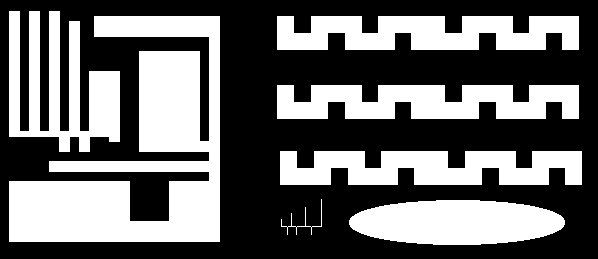
#> input picture ccl/ccl1.png, 598 x 259 px; the run also reads 1 picture not shown here
$ jupyter execute ccl.ipynb
#> lines starting #> are read from the running program, lines starting #| are printed output that depends on the picture; after the words box and inside, x2 and y2 are one past the last pixel; in counts of white or black regions, pixels touching at a corner belong together; long printed decimals are rounded
# Indeksacja. Prosta klasyfikacja obiektów.

## Cel ćwiczenia
- zapoznanie z dwuprzebiegowym algorytmem indeksacji (ang. *connected component labelling*):
- zapoznanie z prostą klasyfikacją obiektów z wykorzystaniem współczynników kształtu,
- zadanie domowe: zmodyfikowana indeksacja dwuprzebiegowa i indeksacja jednoprzebiegowa.

## Indeksacja

Większość dotychczas poznanych i wykorzystywanych algorytmów przetwarzania obrazu wykonywała operacje na całym obrazie (lub co najwyżej dokonywany był podział obiekt/obiekty - tło (np. różne metody segmentacji)).

Patrząc na poniższny rysunek człowiek widzi dwa kwadraty.

Dla automatycznego systemu analizy i rozpoznawania obrazów przejście od etapu obiekty/tło do wyróżnienia dwóch kwadratów nie jest takie oczywiste i wymaga zastosowania jakieś formy indeksacji - czyli przypisania każdemu z pikseli uznanych za należące do obiektów (tu białych) jakieś etykiety (w naszym przypadku będą to dwie etykiety, ew. dodatkowa oznaczająca tło).

W tej części ćwiczenia zaprezentowany zostanie tzw. dwuprzebiegowy algorytm indeksacji (ang. *two-pass connected component labelling*).
Jego nazwa związana jest z koniecznością wykonania dwukrotnego odwiedzenia każdego z pikseli obrazu (dwie pętle/iteracje po obrazie).
Istnieją również tzw. jednoprzebiegowe algorytmy indeksacji.

## Opis algorytmu

- Na wejściu mamy obraz po binaryzacji - zakładamy, że piksele białe ('1', '255') należą do obiektów, tło jest czarne.

- W pierwszej iteracji obraz analizujemy linia po linii, od lewej do prawej, aż do napotkania pierwszego piksela o wartości różnej od '0'.
  W tej sytuacji dokonujemy analizy otoczenia piksela:


  gdzie: **X**  rozważany piksel, **A,B,C,D** - sąsiedzi z otoczenia.
  Uwaga. W przykładzie pokazano tzw. sąsiedztwo 8-elementowe.
  Niekiedy stosuje się również wersję 4-elementową (praktycznie bardzo rzadko).
  Wtedy analizie podlegałyby by tylko piksele **B** i **D**.

- Możliwe są następujące przypadki dla otoczenia __A,B,C,D__:
    - (a) wszystkie należą do tła __A,B,C,D == 0__.
      Wtedy znaleziony piksel __X__ należy do nowego obiektu - nadajemy mu zatem etykietę __L+1__ __X = L+1}__ - przez __L__ rozumiemy poprzednią etykietę.
	  Uwaga. Przed uruchomieniem algorytmu __L__ należy zainicjować wartością  '1'
    - (b) jeden lub więcej pikseli ma przypisaną aktualną etykietę **L**.
	  Wtedy rozważanemu pikselowi przypisujemy etykietę **L** - **X = L**.
    - (c) w otoczeniu występują piksele o różnych etykietach np. *L1* i *L2*.
	  Wtedy przyjmuje się zasadę, że rozważanemu pikselowi *X* przypisuje się mniejszą z wartości *L1* i *L2* (*X = min(L1,L2)*).

## Implementacja:

- Wczytaj obraz *ccl1.png*, wyświetl go.
  Po krótkiej analizie można zauważyć, że występuje na nim 7 odrębnych obiektów.
      Ich ``wykrycie'' będzie naszym celem.

- Na podstawie opisu algorytmu podanego wcześniej zaimplementuj tzw. pierwszą fazę indeksacji (ang. _first pass_):
    - uwaga ogólna - algorytm jest dość prosty i łatwy w implementacji,
    - obliczenia powinny odbywać się w pętlach `for` - iteracja po całym obrazku.
      Warto pominąć pierwszy wiersz i pierwszą oraz ostatnią kolumnę, aby  wyeliminować problem z brakiem kontekstu (można np. założyć, że pikseli brzegowych nie ma, bo wcześniej wykonane zostało morfologiczne czyszczenie brzegu).
    - dla przypomnienia iteracja po macierzy w Python - pętla zewnętrzna - wiersze, pętla wewnętrzna - kolumny – tj. pierwsza współrzędna to wiersz, a druga kolumna,
    - rozmiar obrazka można odczytać np. poleceniem: `yy, xx = img.shape`
      Przy takim przypisaniu `yy` oznacza liczbę wierszy (wysokość obrazka), a `xx` liczbę kolumn (szerokość obrazka),
    - działania podejmujemy tylko w przypadku, gdy aktualnie analizowany piksel ma wartość różną od zera (gdy należy do obiektu),
    - najtrudniejszym elementem jest analiza otoczenia piksela i stwierdzenie, z którym z przypadków (a), (b) czy (c) mamy do czynienia.
      Problem można rozwiązać jakkolwiek (tylko dobrze), poniżej prezentowana jest jedna z możliwości.
    - na początku tworzymy listę pikseli, które stanowią otoczenie piksela X (A, B, C, D) np: ` neighbours = [img[j - 1, i - 1], ... `
    - następnie sprawdzamy czy nie występuje przypadek (a) - czyli czy suma sąsiadów nie wynosi 0 -  ` neigh_sum = np.sum(neighbours)`, jeżeli tak to `X = L` oraz `L=L+1`.
      Uwaga proszę nie zapomnieć zainicjalizować etykiety `L` wartością 1.
    - jeżeli `neigh_sum > 0`, mamy do czynienia z przypadkiem (b) lub (c).
      Eliminujemy zerowe elementy z listy `sasiedzi` (`neighbours = filter(lambda x: x != 0, neighbours)`), a następnie znajdujemy minimum i maksimum nowej listy `neighbours` (funkcje `min` i `max` z _numpy_).
    - z przypadkiem (b) będziemy mieli do czynienia, gdy *minimum = maksimum*.
      Wtedy jako etykietę przypisujemy `X = minimum = maksimum`.
      Gdy *minimum != maksimum* mamy przypadek (c).
      Wtedy etykieta `X = minimum` - taką przyjmujemy konwencję,
    - uwaga 1 - algorytm operuje (czyta punkty z otoczenia i zapisuje kolejne indeksy L) na tym samym obrazie wejściowym,
    - uwaga 2 - przed implementacją metody obsługi konfliktów przypadki (b) i (c) działają tak samo, ale dla potrzeb dalszych kroków należy je rozróżnić,

- Wykonaj indeksację obrazu za pomocą zaimplementowanego algorytmu.
  Jeżeli wszystko zostało poprawnie napisane, to wynik powinien wyglądać mniej więcej tak jak na poniższym rysunku. Takie porównanie stanowić będzie pierwszy test poprawności implementacji algorytmu.


[cell 1]
import os
import cv2
import matplotlib.pyplot as plt
import numpy as np

if not os.path.exists("ccl1.png") :
    !wget https://raw.githubusercontent.com/vision-agh/poc_sw/master/13_CCL/ccl1.png --no-check-certificate
if not os.path.exists("shapes.png") :
    !wget https://raw.githubusercontent.com/vision-agh/poc_sw/master/13_CCL/shapes.png --no-check-certificate
if not os.path.exists("shapesReal.png") :
    !wget https://raw.githubusercontent.com/vision-agh/poc_sw/master/13_CCL/shapesReal.png --no-check-certificate

# Implementacja pierwszego kroku indeksacji

ccl1 = cv2.imread('ccl1.png', cv2.IMREAD_GRAYSCALE)
#> ccl1: shape (259, 598); 41.1% white; 7 white regions, largest, box (x1, y1, x2, y2) and area: (9, 16, 220, 242) 23561, (9, 11, 120, 152) 8081, (277, 16, 579, 50) 8024
plt.imshow(ccl1, 'gray')
plt.title('Obraz oryginalny')
plt.axis('off')
plt.show()
def indeksacja(img):
    xx,yy = img.shape
    img = img//255
    L=1
    for i in range(1,xx-1):
        for j in range(1,yy-1):
            if(img[i,j]!=0):
                neighbours = [img[i-1,j-1],img[i-1,j],img[i-1,j+1],img[i,j-1]]
                neigh_sum = np.sum(neighbours)
                if(neigh_sum == 0):
                    img[i,j]=L
                    L=L+1
                elif(neigh_sum>0):
                    neighbours = filter(lambda x: x != 0, neighbours)
                    new_neighbours = []
                    for elem in neighbours:
                        new_neighbours.append(elem)
                    max = np.max(new_neighbours)
                    min = np.min(new_neighbours)
                    if(max==min):
                        img[i,j]=max
                    elif(min!=max):
                        img[i,j]=min
                else:
                    print('Błąd!')
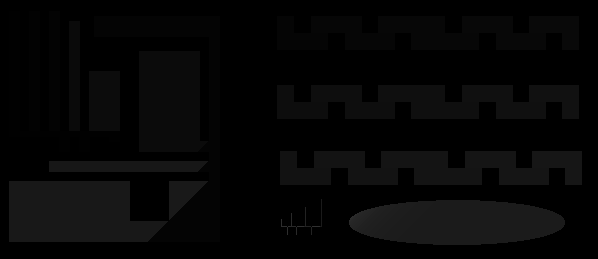
#> img: shape (259, 598); min 0, max 48, mean 6.1
#> after the loop, L = 49
    return img

ccl1_indeksacja = indeksacja(ccl1)
plt.imshow(ccl1_indeksacja, 'gray')
plt.axis('off')
plt.title('Obraz po indeksacji')
plt.show()

Indeksacja dała połowiczny sukces.

## Dyskusja:

- W wyniku indeksacji uzyskujemy obraz, na którym wyróżnionych jest wiele obiektów (dokładnie 48) - a faktycznie jest tylko 7. Zastanówmy się z czego to wynika.

- Zacznijmy od prostego przypadku przedstawionego na poniższym rysunku:


  Obraz analizowany jest linia po linii.
  Zatem pierwszą etykietę dostanie słupek po prawej.
  Późnej ten po lewej.
  Postępując zgodnie z podanym algorytmem, w pewnym momencie (piksel wyróżniony na obrazku) dojdzie do sytuacji, w której w otoczeniu danego piksela znajdą się dwie różne etykiety (tu: '1' i '2').
  Wtedy zgodnie z przyjętą metodologią przypisujemy niższą, tj. '1'.
  Problem jaki powstaje, to brak zapamiętania informacji o tym, że wystąpił taki konflikt tj. że powinno nastąpić połączenie etykiet '1' i '2'.
  Z tego powodu wynik działania algorytmu nie jest poprawny.

-  Przeanalizujmy jeszcze jeden, bardziej złożony przykład z rysunku poniżej:


   Słupek po prawej dostaje indeks '1', a po lewej '2'.
   W czwartej linii występuje piksel, który ma w swoim sąsiedztwie (A,B,C,D) same piksele czarne.
   Dlatego dostaje etykietę '3'.
   Jednak w następnym kroku okazuje się, że następuje konflikt '3' z '1' (połączenie).
   W kolejnym wierszu występuje konflikt '2' i '3'.
   Warto zwrócić uwagę, że w tym przypadku trzeba uniknąć sytuacji ''utraty'' informacji o połączeniu '1' z '2' przez '3'.

- W literaturze zaproponowano wiele sposobów reprezentacji i rozwiązywania przedstawionych konfliktów:
    - 2-krotki,
    - n-krotki,
    - tablica dwuwymiarowa,
    - grafy + przeszukiwanie grafu wgłąb.

 W obecnym ćwiczeniu zastosujemy ostatnie podejście, które jest najprostsze do realizacji.

- Opisane konflikty możemy przechowywać w strukturze zbiorów rozłącznych (ang. _union find_).
  Jest to zagadnienie znane z przedmiotu ''Algorytmy i struktury danych''.
  Poniżej zostanie zaprezentowane krótkie przypomnienie.

- Mamy $N$ obiektów. W naszym przypadku to jest $N$ etykiet.
  Chcemy przechowywać informację o sytuacji, w której następuje łączenie etykiet tj. interesują nas zbiory obiektów połączonych.
  Przykład trzech zbiorów zamieszczono na rysunku:


- W ramach rozważanej struktury implementuje się dwie operacje:
  - *find* (znajdź) - sprawdzenie czy dwa obiekty należą do tego samego zbioru połączonego,
  - *union* (połącz) - wprowadź połączenie pomiędzy dwoma obiektami.

- Z punktu widzenia naszych potrzeb ważna jest funkcja _union_. Przykład dodania połączenia pomiędzy obiektami '2' a'3' pokazano na rysunku:


- Strukturę oraz obie operacje można zaimplementować na kilka sposobów.
  Zainteresowanych odsyłam do literatury przedmiotu.
  My zastosujemy podejście _quick-union_.
  Nie jest ono specjalnie wydajnie, ale bardzo proste do implementacji.

- Nasz graf, w którym wierzchołki oznaczają etykiety, a krawędzie połączenia między etykietami, zapiszemy w tablicy jednowymiarowej `id[]` o rozmiarze $N$ (maksymalna liczba etykiet).
  Interpretacja pola w tablicy: `id[i]` jest rodzicem `i`.
  Korzeń elementu `i` jest dany jako: `id[id[id[...id[i]...]]]`.

- Przeanalizujmy jak to działa na prostym przykładzie.
  Mamy dany poetykietowany obraz:


  Występuje na nim pięć konfliktów oznaczonych A, B, C, D i E  (uwaga: w trakcie działania algorytmu pojawią się właśnie w takiej kolejności).

- Sytuację wyjściową opisuje poniższy rysunek:


   Tablica `id` wypełniona jest kolejnymi indeksami.

- W algorytmie _quick-union_, aby połączyć elementy $p$ i $q$ należy ustawić $id$ korzenia $q$ pod adres korzenia elementu $p$.
Uwaga: Zakładamy, że $p$ < $q$.
Można to zapisać jako: `id[root(p)] = root(q)`.
Nasze pierwsze połączenie (A) to 4 z 2.
Po tej operacji sytuacja będzie wyglądać następująco:


W tym przypadku korzenieniem obu elementów są same elementy, zatem operacja jest dość prosta.

- Kolejny krok tj. połączenie  2 z 1 -  sytuacja B:


Element 1 jest korzeniem.
Element 2 już nie, ponieważ `id[2]==4`.
Sprawdzamy zatem `id[4]`.
Okazuje się, że `id[4] == 4` tj. jest to korzeń.
Zatem korzeniem dla elementu 2 jest 4.
Dokonujemy stosownej modyfikacji w tablicy `id[1] = 4`.

-  Kolejne połączenie to 6 z 3 (C):


- Kolejne połączenie to 5 z 1.


Szukamy korzenia elementu 1.
Znajdujemy, że to jest 4.
Zatem łączymy 5 i 4.

- Ostatnie połączenie to 6 z 5.


-  Ostatni krok to wykorzystanie informacji zawartej w tablicy `id` do wyznaczenia przekodowania LUT (ang. _look-up table_), które pozwoli nam nadać poprawne etykiety wszystkim pikselom.
Zasadniczo sprowadza się on do obliczenia dla każdej możliwej etykiety jej korzenia - w naszym przypadku zawsze otrzymamy 6, gdyż wszystkie piksele są ze sobą połączone i stanowią jeden obiekt.

## Implementacja:

- Implementacja jest dużo prostsza i krótsza od powyższego opisu.
  Istotne jest tylko dobre zrozumienie algorytmu _union-find_.

- Potrzebne będą nam dwie funkcje pomocnicze:

    - `root` - obliczanie korzenia zgodnie z podanym opisem (odpowiednia pętla `while`). Funkcja pobiera indeks elementu oraz tablicę, a zwraca indeks korzenia.
    - `union` - realizacja operacji unii. Argumenty to indeksy `p` i `q` oraz tablica, a wyniki to zmodyfikowana tablica.

- Na początku, przed pierwszym przebiegiem algorytmu indeksacji, tworzymy tablicę `id` i inicjujemy ją wartościami od 1 do $N$.
  Dla rozważanego przykładu wystarczy $N = 100$.

- Następnie, w przypadku wystąpienia konfliktu (przypadek ()c)), tworzymy unię pomiędzy etykietą mniejszą i większą.

- Po pierwszym przebiegu tworzymy, w opisany powyżej sposób, przekodowanie LUT (pętla po `id` i funkcja `root`). Powstaje nam tablica `lut`.

- Implementujemy drugi przebieg po obrazie.
  Jest on bardzo prosty.
  Dla każdego piksela, który nie jest tłem (o etykiecie większej od 0) realizujemy przekodowanie LUT (`lut_table[img[j, i] - 1]`).
  Otrzymany w ten sposób obraz wyświetlamy.
  Powinniśmy uzyskać poprawne etykietowanie.

[cell 2]
def root(index,tab):
    while(tab[index-1]!=index):
        index = tab[index-1]
    return index

def union(p,q,tab):
    tab[root(p,tab)-1] = root(q,tab)
    return tab
N = 100
id = np.array(range(1,N))


def indeksacja2(img):
  xx, yy = img.shape
  img = img//255
  L = 1

  id = np.array(range(1,100))
  for i in range(1, xx - 1):
    for j in range(1, yy - 1):
      if(img[i, j] != 0):
        neighbours = [img[i - 1, j - 1], img[i - 1, j], img[i - 1, j + 1], img[i, j - 1]]
        neigh_sum = np.sum(neighbours)
        if(neigh_sum == 0):
          img[i, j] = L
          L += 1
        else:
          neighbours = filter(lambda x: x != 0, neighbours)

          neigh_new = []
          for elem in neighbours:
            neigh_new.append(elem)

          neigh_min = np.min(neigh_new)
          neigh_max = np.max(neigh_new)

          if(neigh_max == neigh_min):
            img[i, j] = neigh_max
          elif(neigh_max != neigh_min):
            img[i, j] = neigh_min
            id = union(neigh_min, neigh_max, id)
#> after the loop, L = 49

  lut = np.zeros((np.max(id)))
  for x in range(len(id)):
    lut[x] = root(x + 1, id)
  for i in range(1, xx- 1):
    for j in range(1, yy - 1):
      img[i, j] = lut[img[i, j] - 1]
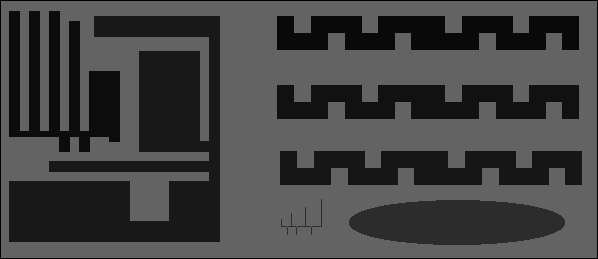
#> img: shape (259, 598); min 0, max 99, mean 66.3
  return img


ccl1_indeksacja2 = indeksacja2(ccl1)
plt.imshow(ccl1_indeksacja2, 'gray')
plt.title("Obraz w wyniku udoskonalonej indeksacji")
plt.axis('off')
plt.show()

Uzyskano zadowalający rezultat.

## Indeksacja wbudowana w OpenCV

W OpenCV dostępna jest funkcja `connectedComponents`, która pozwala wykonać indeksację.
Proszę sprawdzić jej działanie na używanym wcześniej obrazie.

[cell 3]
# Indeksacja wbudowana w OpenCV
num_labels, labels = cv2.connectedComponents(ccl1)
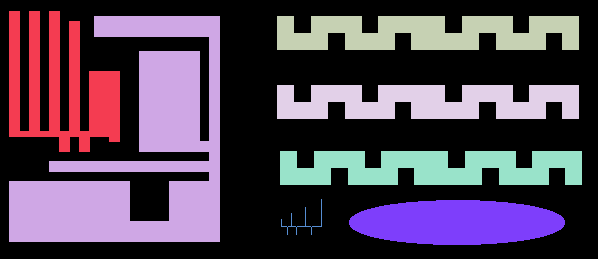
#> labels: shape (259, 598) int32; 8 distinct labels, from 0 to 7; one colour per label, 0 black
#> num_labels = 8
plt.imshow(labels, 'gray')
plt.title("Obraz po wbudowanej indeksacji")
plt.axis('off')
plt.show()

Wbudowana indeksacja dała najlepszy rezultat ze wszystkich powyższych

## Rozpoznawanie obiektów z wykorzystaniem współczynników kształtu

Współczynniki kształtu są pewnymi parametrami liczbowymi opisującymi kształt obiektu.
Pozwala to na użycie ich do automatycznego rozpoznawania obiektów.
Teoretycznie współczynniki kształtu (dobre) powinny być niezależne od zmiany położenia obiektu, jego orientacji i wielkości.
W praktyce okazuje się jednak, że wartości współczynników zmieniają się w pewnym zakresie nawet dla obiektów należących do tych samych klas (te same kształty - przykład obracany kwadrat).
Wynika z tego konieczność uwzględnienia pewnej tolerancji wartości współczynników kształtu wykorzystywanych w praktycznych zastosowaniach analizy i rozpoznawania obrazu.

# Implementacja dla obrazu sztucznego

- Wczytaj obraz _shapes.png_.
  Wyświetl go.
  Pierwszym etapem zadania będzie wybranie współczynników kształtu i przedziałów ich wartości - takich, które pozwolą na wykrycie konkretnych kształtów.
  Do wyboru jest kwadrat lub krzyżyk (koło jest zbyt łatwe).

- Obok ''klasycznych'' współczynników kształtu tj. Blair-Bliss, Malinowskiej, Haralick, występują współczynniki będące pochodnymi momentów geometrycznych tzn. momenty Hu [https://en.wikipedia.org/wiki/Image_moment]. Wykorzystamy je w naszym ćwiczeniu.

- Pierwszy krok to indeksacja obrazu - poznana funkcja `connectedComponents`.
- Następnie w pętli, dla kolejnych obiektów wyznaczamy współczynniki Hu.
    - po pierwsze należy ''wybrać'' z obrazu dany obiekt np. `I = (ccl == s)*1` oraz `I = I.astype('uint8')`
    - po drugie obliczyć momenty geometryczne - `cv2.moments(I)`
    - po trzecie, na podstawie momentów, obliczyć momentu Hu `cv2.HuMoments(moments)`
- Mając wyznaczone współczynniki musimy jest przeanalizować. W tym celu dobrze ja jakoś wyświetlić w postaci macierzy - proszę to rozwiązać samodzielnie.

- Na podstawie analizy należy wybrać próg (jeden lub więcej) i zrealizować stosowną filtrację tj. usunąć ''niechciane'' kształty.

[cell 4]
# Rozpoznawanie obiektów sztucznych
shapes = cv2.imread('shapes.png', cv2.IMREAD_GRAYSCALE)
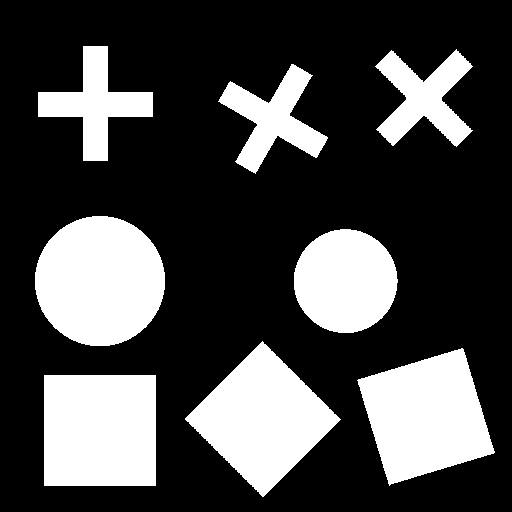
#> input picture ccl/shapes.png, 512 x 512 px
#> shapes: shape (512, 512); 28% white; 8 white regions, largest, box (x1, y1, x2, y2) and area: (35, 216, 165, 346) 13293, (44, 375, 156, 486) 12432, (185, 341, 341, 497) 12212
plt.imshow(shapes, 'gray')
plt.title("Obraz Shapes")
plt.axis('off')
plt.show()

num_labels, labels = cv2.connectedComponents(shapes)
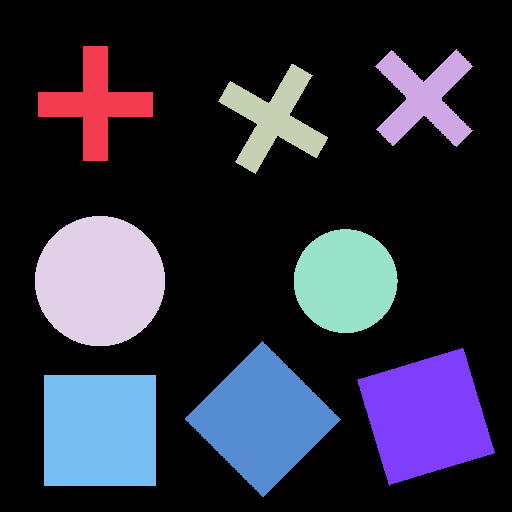
#> labels: shape (512, 512) int32; 9 distinct labels, from 0 to 8; one colour per label, 0 black
#> num_labels = 9
plt.imshow(labels, 'gray')
plt.title("Obraz po wbudowanej indeksacji")
plt.axis('off')
plt.show()

[cell 5]
moments = []
hu_moments = []
tab_images = []
for i in range(1, num_labels):
    print("Numer obiektu to: {}".format(i))
    I = (labels == i)*1
    I = I.astype('uint8')
    tab_images.append(I)
    plt.imshow(I, 'gray')
    plt.show()
    moments.append(cv2.moments(I))
    hu_moments.append(cv2.HuMoments(moments[i - 1]))
    print(moments[i - 1]['m00'])
    print(hu_moments[i - 1][0][0])
#> this loop made 8 passes
#| 5125.0
#| 0.2502
#| 4840.0
#| 0.2579
#| 4857.0
#| 0.2571
#> (further printed lines are left out)
#> pass 1, `I = (labels == i)*1`:
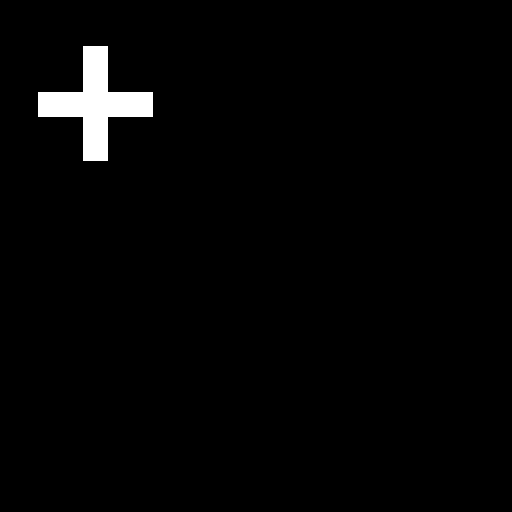
#> I: shape (512, 512) int64; values 0 (black) and 1 (white), 2% white; 1 white region, box (x1, y1, x2, y2) and area: (38, 46, 153, 161) 5125
#> pass 2, `I = (labels == i)*1`:
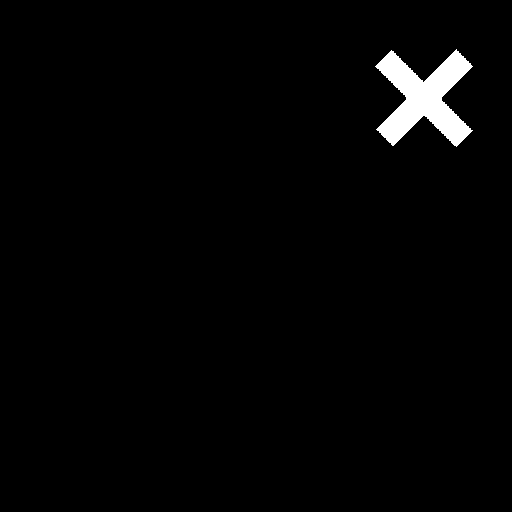
#> I: shape (512, 512) int64; values 0 (black) and 1 (white), 1.8% white; 1 white region, box (x1, y1, x2, y2) and area: (375, 49, 473, 147) 4840
#> after the loop, hu_moments = 8 items; moments = 8 items; tab_images = 8 items
#> (the rest of the program and of its run is left out)
